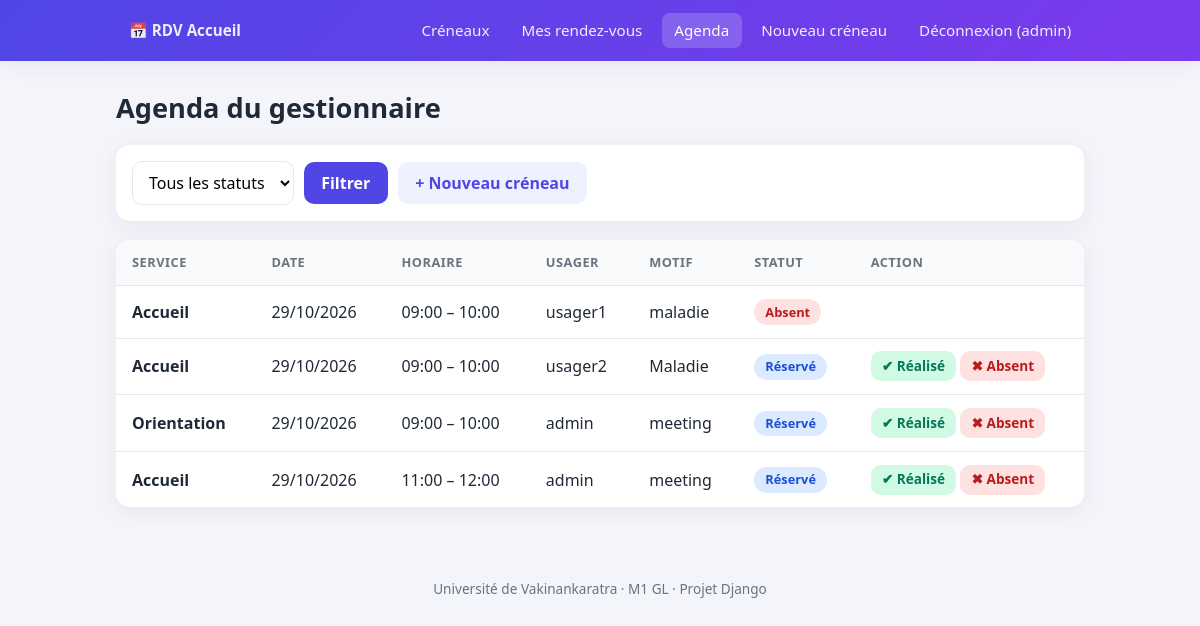
Page /gestion/agenda/ (signed in) on the committed database.
### rdv/models.py (models this page shows, shortened)
class RendezVous(models.Model):
    RESERVE, ANNULE, REALISE, ABSENT = "reserve", "annule", "realise", "absent"
    STATUTS = [(RESERVE, "Réservé"), (ANNULE, "Annulé"),
               (REALISE, "Réalisé"), (ABSENT, "Absent")]
    creneau = models.ForeignKey(Creneau, on_delete=models.CASCADE, related_name="rendezvous")
    utilisateur = models.ForeignKey(settings.AUTH_USER_MODEL, on_delete=models.CASCADE,
                                    related_name="rendezvous")
    motif = models.CharField(max_length=255)
    statut = models.CharField(max_length=10, choices=STATUTS, default=RESERVE)
    cree_le = models.DateTimeField(auto_now_add=True)
    class Meta:
        ordering = ["creneau__date", "creneau__heure_debut"]
        constraints = [models.UniqueConstraint(
            fields=["creneau"], condition=Q(statut="reserve"),
            name="un_seul_rdv_reserve_par_creneau")]

class Creneau(models.Model):
    service = models.ForeignKey(Service, on_delete=models.CASCADE, related_name="creneaux")
    date = models.DateField()
    heure_debut = models.TimeField()
    heure_fin = models.TimeField()
    ouvert = models.BooleanField(default=True)
    class Meta:
        ordering = ["date", "heure_debut"]

class Service(models.Model):
    nom = models.CharField(max_length=100)
    description = models.TextField(blank=True)
    def __str__(self):
        return self.nom

### rdv/views.py (the view)
# urls.py: path("gestion/agenda/", views.agenda, name="agenda"),
@gestionnaire_requis
def agenda(request):
    qs = RendezVous.objects.select_related("creneau__service", "utilisateur")
    statut = request.GET.get("statut", "")
    if statut:
        qs = qs.filter(statut=statut)
    page = Paginator(qs, 15).get_page(request.GET.get("page"))
    return render(request, "agenda.html", {"page_obj": page, "statuts": RendezVous.STATUTS})

### rdv/views.py (called while the page is built)
def gestionnaire_requis(view):
    @login_required
    @wraps(view)
    def wrapper(request, *args, **kwargs):
        if not request.user.is_staff:
            raise PermissionDenied
        return view(request, *args, **kwargs)
    return wrapper

### templates/agenda.html (shortened to what this page needs)
{% extends "base.html" %}{% block content %}
<h1>Agenda du gestionnaire</h1>
<form method="get" class="filters">
  <select name="statut"><option value="">Tous les statuts</option>
  </select>
  <button>Filtrer</button>
  <a class="btn btn-ghost" href="{% url 'creneau_creer' %}">+ Nouveau créneau</a>
</form>
{% if page_obj %}
<div class="table-wrap"><table>
<tr><th>Service</th><th>Date</th><th>Horaire</th><th>Usager</th><th>Motif</th><th>Statut</th><th>Action</th></tr>
{% for r in page_obj %}
<tr>
  <td><strong>{{ r.creneau.service }}</strong></td>
  <td>{{ r.creneau.date|date:"d/m/Y" }}</td>
  <td>{{ r.creneau.heure_debut|time:"H:i" }} – {{ r.creneau.heure_fin|time:"H:i" }}</td>
  <td>{{ r.utilisateur }}</td>
  <td>{{ r.motif }}</td>
  <td><span class="badge {{ r.statut }}">{{ r.get_statut_display }}</span></td>
  <td>{% if r.statut == "reserve" %}
    <form method="post" action="{% url 'marquer' r.pk %}">{% csrf_token %}
      <button name="statut" value="realise" class="btn-ok btn-sm">✔ Réalisé</button>
      <button name="statut" value="absent" class="btn-danger btn-sm">✖ Absent</button>
    </form>{% endif %}</td>
</tr>
{% endfor %}
</table></div>
{% else %}<div class="empty">Aucun rendez-vous.</div>{% endif %}
{% endblock %}

### templates/base.html (shortened to what this page needs)
{% load static %}<!doctype html>
<html lang="fr"><head>
<link rel="stylesheet" href="{% static 'css/style.css' %}">
</head><body>
<header class="navbar"><div class="inner">
  <a class="brand" href="{% url 'creneaux' %}">📅 RDV Accueil</a>
  <a href="{% url 'creneaux' %}" class="{% if request.resolver_match.url_name == 'creneaux' %}active{% endif %}">Créneaux</a>
  {% if user.is_authenticated %}
    <a href="{% url 'mes_rdv' %}" class="{% if request.resolver_match.url_name == 'mes_rdv' %}active{% endif %}">Mes rendez-vous</a>
    {% if user.is_staff %}
      <a href="{% url 'agenda' %}" class="{% if request.resolver_match.url_name == 'agenda' %}active{% endif %}">Agenda</a>
      <a href="{% url 'creneau_creer' %}" class="{% if request.resolver_match.url_name == 'creneau_creer' %}active{% endif %}">Nouveau créneau</a>
    {% endif %}
    <form method="post" action="{% url 'logout' %}">{% csrf_token %}<button class="linklike">Déconnexion ({{ user.username }})</button></form>
  {% else %}
    <a href="{% url 'login' %}">Connexion</a>
    <a href="{% url 'signup' %}">Inscription</a>
  {% endif %}
</div></header>
<main class="container">
  {% block content %}{% endblock %}
</main>
<footer>Université de Vakinankaratra · M1 GL · Projet Django</footer>
</body></html>

### static/css/style.css (style rules this page uses)
:root { --primary:#4f46e5;--primary-d:#4338ca;--bg:#f4f5fb;--card:#fff;--text:#1f2937;--muted:#6b7280;--border:#e5e7eb;--radius:14px;--shadow:0 4px 20px rgba(31,41,55,.07) }
* { box-sizing:border-box }
body { margin:0;font-family:"Segoe UI",system-ui,sans-serif;background:var(--bg);color:var(--text);line-height:1.5 }
a { color:var(--primary);text-decoration:none }
.container { max-width:1000px;margin:0 auto;padding:1.5rem 1rem 3rem }
.navbar { background:linear-gradient(135deg,#4f46e5,#7c3aed);color:#fff;box-shadow:var(--shadow) }
.navbar .inner { max-width:1000px;margin:auto;padding:.8rem 1rem;display:flex;flex-wrap:wrap;align-items:center;gap:.4rem }
.brand { font-weight:700;font-size:1.2rem;color:#fff;margin-right:auto }
.navbar a,.navbar .linklike { color:#fff;padding:.4rem .8rem;border-radius:8px;font-size:.95rem;opacity:.9 }
.navbar a:hover,.navbar a.active,.navbar .linklike:hover { background:rgba(255,255,255,.18);opacity:1 }
.linklike { background:none;border:0;cursor:pointer;font:inherit;font-size:.95rem }
.navbar form { margin:0 }
h1 { font-size:1.7rem;margin:.2rem 0 1rem }
.btn,button { display:inline-block;background:var(--primary);color:#fff;border:0;border-radius:10px;padding:.55rem 1.1rem;font:inherit;font-weight:600;cursor:pointer;transition:.15s }
.navbar button.linklike { background:none;transform:none;font-weight:400;padding:.4rem .8rem }
.btn-ghost { background:#eef2ff;color:var(--primary) }
.btn-danger { background:#fee2e2;color:#b91c1c }
.btn-ok { background:#d1fae5;color:#047857 }
.btn-sm { padding:.3rem .7rem;font-size:.85rem }
.filters { display:flex;flex-wrap:wrap;gap:.6rem;align-items:center;background:var(--card);padding:1rem;border-radius:var(--radius);box-shadow:var(--shadow);margin-bottom:1.2rem }
input,select,textarea { font:inherit;padding:.55rem .75rem;border:1px solid var(--border);border-radius:10px;background:#fff;max-width:100% }
.table-wrap { background:var(--card);border-radius:var(--radius);box-shadow:var(--shadow);overflow-x:auto }
table { width:100%;border-collapse:collapse }
th { background:#f9fafb;text-align:left;font-size:.8rem;text-transform:uppercase;letter-spacing:.04em;color:var(--muted) }
th,td { padding:.8rem 1rem;border-bottom:1px solid var(--border) }
tr:last-child td { border-bottom:0 }
td form { display:inline;margin:0 }
.badge { display:inline-block;padding:.2rem .7rem;border-radius:999px;font-size:.8rem;font-weight:600 }
.badge.reserve { background:#dbeafe;color:#1d4ed8 }
.badge.absent { background:#fee2e2;color:#b91c1c }
footer { text-align:center;color:var(--muted);font-size:.85rem;padding:1.5rem }

### rows in the picture
RendezVous: creneau.service "Accueil", creneau "29/10/2026", creneau.heure_debut "09:00", creneau.heure_fin "10:00", utilisateur "usager1", motif "maladie", statut "Absent"
RendezVous: creneau.service "Accueil", creneau "29/10/2026", creneau.heure_debut "09:00", creneau.heure_fin "10:00", utilisateur "usager2", motif "Maladie", statut "Réservé", shows "✔ Réalisé"
RendezVous: creneau.service "Orientation", creneau "29/10/2026", creneau.heure_debut "09:00", creneau.heure_fin "10:00", utilisateur "admin", motif "meeting", statut "Réservé", shows "✔ Réalisé"
RendezVous: creneau.service "Accueil", creneau "29/10/2026", creneau.heure_debut "11:00", creneau.heure_fin "12:00", utilisateur "admin", motif "meeting", statut "Réservé", shows "✔ Réalisé"

### other values in the picture
{{ user.username }} "admin"
